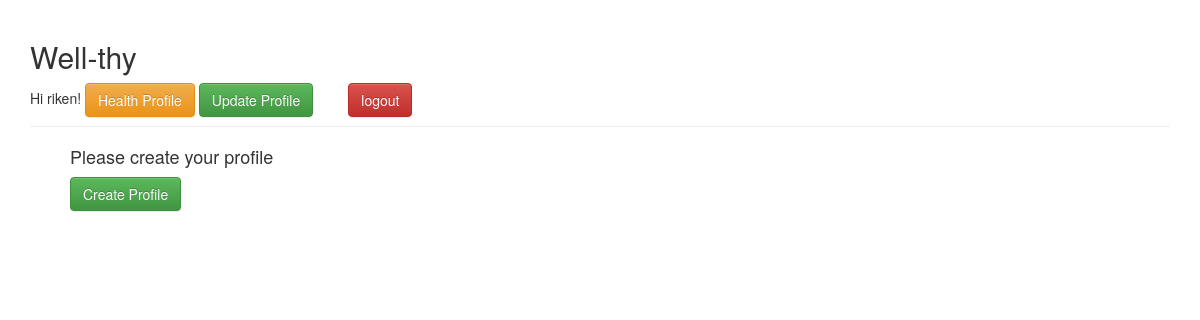
/health/profile (signed in), run on an earlier commit of the app's database.
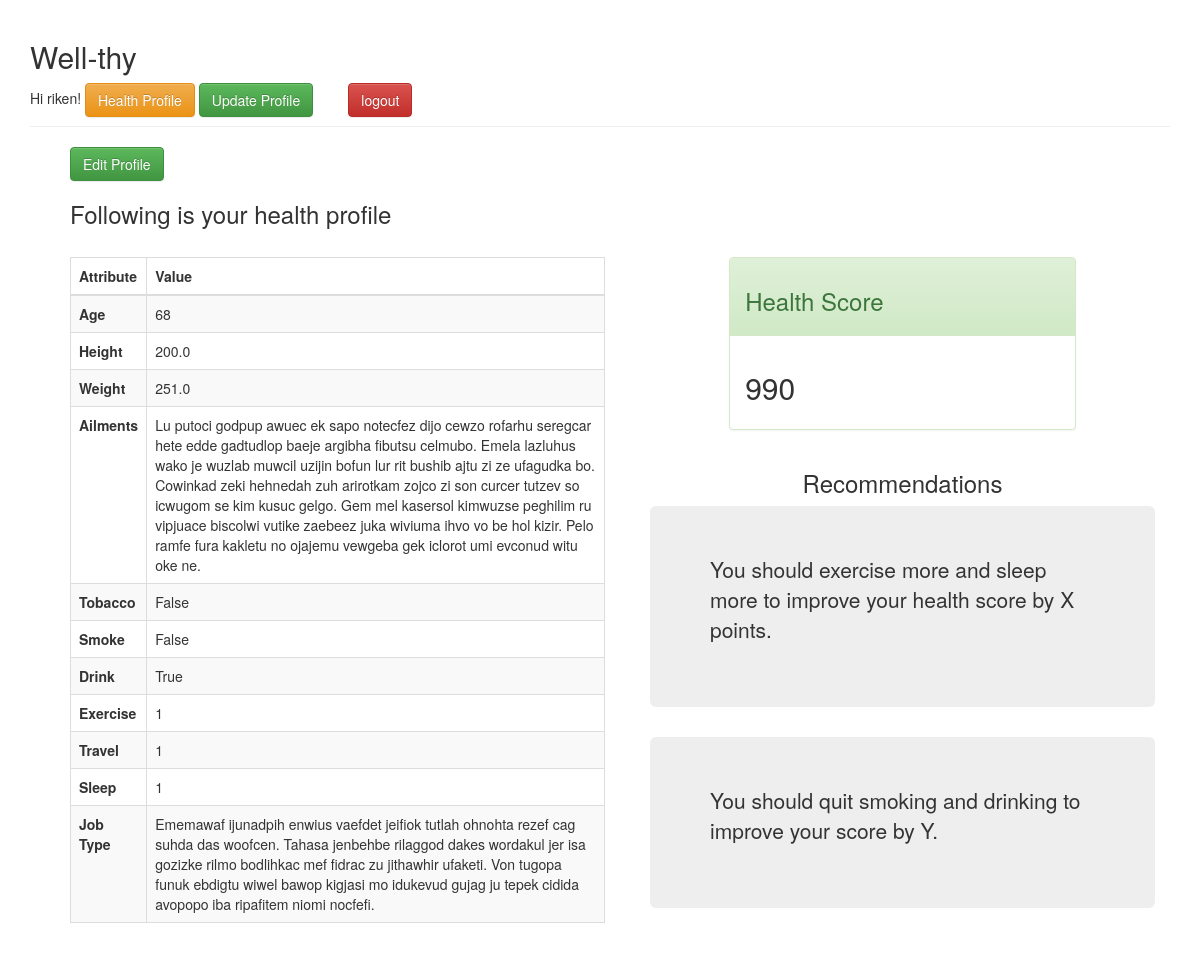
And on a later commit of the database.
### health/models.py (models this page shows, shortened)
class HealthProfile(models.Model):
	user = models.ForeignKey(User, on_delete=models.CASCADE)
	age = models.IntegerField(validators=[MaxValueValidator(100), MinValueValidator(0)],null=True,blank=True,help_text="Enter age :")
	height = models.FloatField(validators=[MaxValueValidator(300), MinValueValidator(20)],null=True,blank=True,help_text="Enter height (In Centimeter) :")
	weight = models.FloatField(validators=[MaxValueValidator(300), MinValueValidator(20)],null=True,blank=True,help_text="Enter weight (In Lbs) :")
	ailments = models.TextField(max_length=1000, null=True, blank=True, help_text='Enter comma separated list of pre-existing ailments :')
	tobacco = models.BooleanField(help_text="Do you consume tobacco?", default=False)
	smoke = models.BooleanField(help_text="Do you consume smoke?", default=False)
	drink = models.BooleanField(help_text="Do you consume drink?", default=False)
	POSS_EXERCISE = (
	    (2, '>15 hours/week'),
	    (1, '6-15 hours/week'),
	    (0, '<6 hours/week'),
	)
	exercise = models.IntegerField(choices=POSS_EXERCISE, blank=True, default=1, help_text='Select how much do you exercise?')
	POSS_TRAVEL = (
		(2, '>10 hours/week'),
		(1, '5-10 hours/week'),
		(0, '<5 hours/week'),
	)
	travel_time = models.IntegerField(choices=POSS_TRAVEL, blank=True, default=1, help_text='Select how much do you travel?')
	POSS_SLEEP = (
		(2, '>8 hours/day'),
		(1, '6-8 hours/day'),
		(0, '<6 hours/day'),
	)
	sleep_time = models.IntegerField(choices=POSS_SLEEP, blank=True, default=1, help_text='Select how much do you sleep?')
	job_type = models.TextField(max_length=1000, null=True, blank=True, help_text='Enter your job description :')

### health/views.py (the view)
# urls.py: path('profile',login_required(views.profile),name='health_profile'),
def profile(request):
    if(request.user):
        p = HealthProfile.objects.filter(user=request.user)
        if len(p)>0 :
            json_p = json.loads(serializers.serialize('json',[p[0]]))[0]["fields"]
            get_health_score.preprocessData(json_p)
            return render(request,'health/profile.html',{'health_profile' : p[0], 'health_score' : 990})
        else:
            return render(request,'health/profile.html')

### pyScripts/get_health_score.py (called while the page is built)
def preprocessData(data):
    data["exercise"] = [data["exercise"],3]
    data["travel_time"] = [data["travel_time"],3]
    data["sleep_time"] = [data["sleep_time"],3]
    data["drink"] = [1 if data["drink"] else 0,1]
    data["tobacco"] = [1 if data["tobacco"] else 0,1]
    data["smoke"] = [1 if data["smoke"] else 0,1]
    print(data)

### templates/health/profile.html
{% extends 'base.html' %}
{% block content %}
	<ul>
	{% if health_profile %}
	<a class="btn btn-success" href="{% url 'health:handle' %}">Edit Profile</a>
	<h3>Following is your health profile </h3>
	<br>
		<div class="row">
			<div class="col-md-6">
				<table class="table table-striped table-bordered">
				  <thead>
				    <tr>
				      <th scope="col">Attribute</th>
				      <th scope="col">Value</th>
				    </tr>
				  </thead>
				  <tbody>
				    <tr>
				      <th scope="row">Age</th>
				      <td>{{health_profile.age}}</td>
				    </tr>
				    <tr>
				      <th scope="row">Height</th>
				      <td>{{health_profile.height}}</td>
				    </tr>
				    <tr>
				      <th scope="row">Weight</th>
				      <td>{{health_profile.weight}}</td>
				    </tr>
				    <tr>
				      <th scope="row">Ailments</th>
				      <td>{{health_profile.ailments}}</td>
				    </tr>
				    <tr>
				      <th scope="row">Tobacco</th>
				      <td>{{health_profile.tobacco}}</td>
				    </tr>
				    <tr>
				      <th scope="row">Smoke</th>
				      <td>{{health_profile.smoke}}</td>
				    </tr>
				    <tr>
				      <th scope="row">Drink</th>
				      <td>{{health_profile.drink}}</td>
				    </tr>
				    <tr>
				      <th scope="row">Exercise<br></th>
				      <td>{{health_profile.exercise}}</td>
				    </tr>
				    <tr>
				      <th scope="row">Travel</th>
				      <td>{{health_profile.travel_time}}</td>
				    </tr>
				    <tr>
				      <th scope="row">Sleep</th>
				      <td>{{health_profile.sleep_time}}</td>
				    </tr>
				    <tr>
				      <th scope="row">Job Type</th>
				      <td>{{health_profile.job_type}}</td>
				    </tr>
				  </tbody>
				</table>
			</div>
			<div class="col-md-6">
				<div class="row">
					<div class="col-md-offset-2 col-md-8">
						<div class="panel panel-success">
							<div class="panel-heading">
								<h3>Health Score</h3>
							</div>
							<div class="panel-body">
								<h2>{{health_score}}</h2>
							</div>
						</div>
					</div>
				</div>
				<div class="col-md-12">
					<center><h3>Recommendations</h3></center>
					<div class="jumbotron">
						<p>You should exercise more and sleep more to improve your health score by X points.</p>
					</div>
					<div class="jumbotron">
						<p>You should quit smoking and drinking to improve your score by Y.</p>
					</div>
				</div>
			</div>
		</div>
	{% else %}
		<h4>Please create your profile</h4>
		<a class="btn btn-success" href="{% url 'health:handle' %}">Create Profile</a>
	{% endif %}
	</ul>
{% endblock %}

### templates/base.html (shortened to what this page needs)
<!DOCTYPE html>
<html>
<head>
  <link rel="stylesheet" href="https://maxcdn.bootstrapcdn.com/bootstrap/3.3.7/css/bootstrap.min.css">
  <link rel="stylesheet" href="https://maxcdn.bootstrapcdn.com/bootstrap/3.3.7/css/bootstrap-theme.min.css">
</head>
<body>
    <div class="container container-fluid page-container">
    <div class="page-header">
      <h2>Well-thy</h2>
      {% if user.is_authenticated %}
      Hi {{ user.username }}!
      <a class="btn btn-warning" href="{% url 'health:health_profile' %}">Health Profile</a>
      <a class="btn btn-success" href="{% url 'health:health_new' %}">Update Profile</a>
      <a class="btn btn-danger" href="{% url 'logout' %}">logout</a>
      {% else %}
      <a class="btn btn-warning" href="{% url 'login' %}">login</a>
      <a class="btn btn-primary" href="{% url 'signup' %}">SignUp</a>
      {% endif %}
    </div>
      {% block content %}
      {% endblock %}
    </div>
</body>
</html>

What changed in the data, as far as the page shows it:
added HealthProfile: age "68", height "200.0", weight "251.0", ailments "Lu putoci godpup awuec ek sapo notecfez dijo cewzo rofarhu seregcar hete edde gadtudlop baeje argibha fibutsu celmubo. Emela lazluhus wako je wuzlab muwcil uzijin bofun lur rit bushib ajtu zi ze ufagudka bo. Cowinkad zeki hehnedah zuh arirotkam zojco zi son curcer tutzev so icwugom se kim kusuc gelgo. Gem mel kasersol kimwuzse peghilim ru vipjuace biscolwi vutike zaebeez juka wiviuma ihvo vo be hol kizir. Pelo ramfe fura kakletu no ojajemu vewgeba gek iclorot umi evconud witu oke ne.", tobacco "False", smoke "False", drink "True", exercise "1", travel_time "1", sleep_time "1", job_type "Ememawaf ijunadpih enwius vaefdet jeifiok tutlah ohnohta rezef cag suhda das woofcen. Tahasa jenbehbe rilaggod dakes wordakul jer isa gozizke rilmo bodlihkac mef fidrac zu jithawhir ufaketi. Von tugopa funuk ebdigtu wiwel bawop kigjasi mo idukevud gujag ju tepek cidida avopopo iba ripafitem niomi nocfefi."
Also different on the page:
{{ health_score }}: (not shown) → "990"
text no longer shown: "Please create your profile Create Profile"
text now shown: "Edit Profile Following is your health profile Attribute Value Age Height Weight Ailments Tobacco Smoke Drink Exercise Travel Sleep Job Type Health Score Recommendations You should exercise more and sleep more to improve your health score by X points. You should quit smoking and drinking to improve your score by Y."
